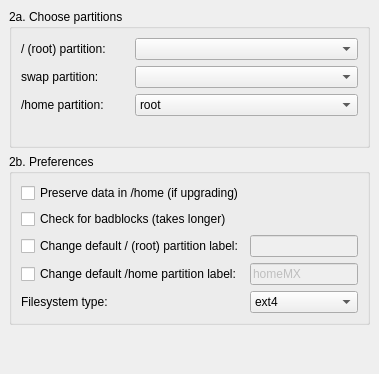
     <widget class="QWidget" name="Step_Partitions">
      <layout class="QGridLayout">
       <property name="leftMargin">
        <number>9</number>
       </property>
       <property name="topMargin">
        <number>9</number>
       </property>
       <property name="rightMargin">
        <number>9</number>
       </property>
       <property name="bottomMargin">
        <number>9</number>
       </property>
       <property name="spacing">
        <number>6</number>
       </property>
       <item row="2" column="0">
        <spacer>
         <property name="orientation">
          <enum>Qt::Vertical</enum>
         </property>
         <property name="sizeHint" stdset="0">
          <size>
           <width>20</width>
           <height>40</height>
          </size>
         </property>
        </spacer>
       </item>
       <item row="1" column="0">
        <widget class="QGroupBox" name="partsPreferencesBox">
         <property name="sizePolicy">
          <sizepolicy hsizetype="MinimumExpanding" vsizetype="Minimum">
           <horstretch>0</horstretch>
           <verstretch>0</verstretch>
          </sizepolicy>
         </property>
         <property name="title">
          <string>2b. Preferences</string>
         </property>
         <layout class="QGridLayout">
          <property name="leftMargin">
           <number>9</number>
          </property>
          <property name="topMargin">
           <number>9</number>
          </property>
          <property name="rightMargin">
           <number>9</number>
          </property>
          <property name="bottomMargin">
           <number>9</number>
          </property>
          <property name="spacing">
           <number>6</number>
          </property>
          <item row="0" column="0" colspan="2">
           <widget class="QCheckBox" name="saveHomeCheck">
            <property name="sizePolicy">
             <sizepolicy hsizetype="MinimumExpanding" vsizetype="Minimum">
              <horstretch>0</horstretch>
              <verstretch>0</verstretch>
             </sizepolicy>
            </property>
            <property name="text">
             <string>Preserve data in /home (if upgrading)</string>
            </property>
           </widget>
          </item>
          <item row="3" column="1">
           <widget class="QLineEdit" name="homeLabelEdit">
            <property name="enabled">
             <bool>false</bool>
            </property>
            <property name="text">
             <string notr="true">homeMX</string>
            </property>
            <property name="maxLength">
             <number>16</number>
            </property>
           </widget>
          </item>
          <item row="4" column="0">
           <widget class="QLabel" name="rootTypeLabel">
            <property name="sizePolicy">
             <sizepolicy hsizetype="MinimumExpanding" vsizetype="Minimum">
              <horstretch>0</horstretch>
              <verstretch>0</verstretch>
             </sizepolicy>
            </property>
            <property name="minimumSize">
             <size>
              <width>0</width>
              <height>0</height>
             </size>
            </property>
            <property name="font">
             <font/>
            </property>
            <property name="text">
             <string>Filesystem type:</string>
            </property>
            <property name="wordWrap">
             <bool>false</bool>
            </property>
           </widget>
          </item>
          <item row="2" column="1">
           <widget class="QLineEdit" name="rootLabelEdit">
            <property name="enabled">
             <bool>false</bool>
            </property>
            <property name="text">
             <string notr="true"/>
            </property>
            <property name="maxLength">
             <number>16</number>
            </property>
            <property name="placeholderText">
             <string/>
            </property>
           </widget>
          </item>
          <item row="2" column="0">
           <widget class="QCheckBox" name="rootLabelCheck">
            <property name="text">
             <string>Change default / (root) partition label:</string>
            </property>
           </widget>
          </item>
          <item row="4" column="1">
           <widget class="QComboBox" name="rootTypeCombo">
            <property name="sizePolicy">
             <sizepolicy hsizetype="MinimumExpanding" vsizetype="Minimum">
              <horstretch>0</horstretch>
              <verstretch>0</verstretch>
             </sizepolicy>
            </property>
            <item>
             <property name="text">
              <string>ext4</string>
             </property>
            </item>
            <item>
             <property name="text">
              <string>ext3</string>
             </property>
            </item>
            <item>
             <property name="text">
              <string>ext2</string>
             </property>
            </item>
            <item>
             <property name="text">
              <string>jfs</string>
             </property>
            </item>
            <item>
             <property name="text">
              <string>xfs</string>
             </property>
            </item>
            <item>
             <property name="text">
              <string>btrfs</string>
             </property>
            </item>
            <item>
             <property name="text">
              <string>reiserfs</string>
             </property>
            </item>
           </widget>
          </item>
          <item row="3" column="0">
           <widget class="QCheckBox" name="homeLabelCheck">
            <property name="enabled">
             <bool>true</bool>
            </property>
            <property name="text">
             <string>Change default /home partition label:</string>
            </property>
           </widget>
          </item>
          <item row="1" column="0" colspan="2">
           <widget class="QCheckBox" name="badblocksCheck">
            <property name="sizePolicy">
             <sizepolicy hsizetype="MinimumExpanding" vsizetype="Minimum">
              <horstretch>0</horstretch>
              <verstretch>0</verstretch>
             </sizepolicy>
            </property>
            <property name="minimumSize">
             <size>
              <width>0</width>
              <height>0</height>
             </size>
            </property>
            <property name="text">
             <string>Check for badblocks (takes longer)</string>
            </property>
            <property name="checked">
             <bool>false</bool>
            </property>
           </widget>
          </item>
         </layout>
        </widget>
       </item>
       <item row="0" column="0">
        <widget class="QGroupBox" name="rootBox">
         <property name="sizePolicy">
          <sizepolicy hsizetype="MinimumExpanding" vsizetype="Minimum">
           <horstretch>0</horstretch>
           <verstretch>0</verstretch>
          </sizepolicy>
         </property>
         <property name="title">
          <string>2a. Choose partitions</string>
         </property>
         <layout class="QGridLayout">
          <property name="leftMargin">
           <number>9</number>
          </property>
          <property name="topMargin">
           <number>9</number>
          </property>
          <property name="rightMargin">
           <number>9</number>
          </property>
          <property name="bottomMargin">
           <number>9</number>
          </property>
          <property name="spacing">
           <number>6</number>
          </property>
          <item row="0" column="0">
           <widget class="QLabel" name="rootLabel">
            <property name="sizePolicy">
             <sizepolicy hsizetype="MinimumExpanding" vsizetype="Minimum">
              <horstretch>0</horstretch>
              <verstretch>0</verstretch>
             </sizepolicy>
            </property>
            <property name="font">
             <font/>
            </property>
            <property name="text">
             <string>/ (root) partition:</string>
            </property>
            <property name="wordWrap">
             <bool>false</bool>
            </property>
           </widget>
          </item>
          <item row="1" column="0">
           <widget class="QLabel" name="swapLabel">
            <property name="sizePolicy">
             <sizepolicy hsizetype="MinimumExpanding" vsizetype="Minimum">
              <horstretch>0</horstretch>
              <verstretch>0</verstretch>
             </sizepolicy>
            </property>
            <property name="text">
             <string>swap partition:</string>
            </property>
            <property name="wordWrap">
             <bool>false</bool>
            </property>
           </widget>
          </item>
          <item row="2" column="0">
           <widget class="QLabel" name="homeLabel">
            <property name="sizePolicy">
             <sizepolicy hsizetype="MinimumExpanding" vsizetype="Minimum">
              <horstretch>0</horstretch>
              <verstretch>0</verstretch>
             </sizepolicy>
            </property>
            <property name="text">
             <string>/home partition:</string>
            </property>
            <property name="wordWrap">
             <bool>false</bool>
            </property>
           </widget>
          </item>
          <item row="0" column="1" colspan="2">
           <widget class="QComboBox" name="rootCombo">
            <property name="sizePolicy">
             <sizepolicy hsizetype="MinimumExpanding" vsizetype="Minimum">
              <horstretch>0</horstretch>
              <verstretch>0</verstretch>
             </sizepolicy>
            </property>
           </widget>
          </item>
          <item row="1" column="1" colspan="2">
           <widget class="QComboBox" name="swapCombo">
            <property name="sizePolicy">
             <sizepolicy hsizetype="MinimumExpanding" vsizetype="Minimum">
              <horstretch>0</horstretch>
              <verstretch>0</verstretch>
             </sizepolicy>
            </property>
           </widget>
          </item>
          <item row="3" column="0">
           <spacer name="horizontalSpacer_3">
            <property name="orientation">
             <enum>Qt::Horizontal</enum>
            </property>
            <property name="sizeHint" stdset="0">
             <size>
              <width>40</width>
              <height>20</height>
             </size>
            </property>
           </spacer>
          </item>
          <item row="3" column="2">
           <spacer name="horizontalSpacer_2">
            <property name="orientation">
             <enum>Qt::Horizontal</enum>
            </property>
            <property name="sizeHint" stdset="0">
             <size>
              <width>40</width>
              <height>20</height>
             </size>
            </property>
           </spacer>
          </item>
          <item row="2" column="1" colspan="2">
           <widget class="QComboBox" name="homeCombo">
            <property name="sizePolicy">
             <sizepolicy hsizetype="MinimumExpanding" vsizetype="Minimum">
              <horstretch>0</horstretch>
              <verstretch>0</verstretch>
             </sizepolicy>
            </property>
            <property name="insertPolicy">
             <enum>QComboBox::InsertAtBottom</enum>
            </property>
            <item>
             <property name="text">
              <string>root</string>
             </property>
            </item>
           </widget>
          </item>
          <item row="3" column="1">
           <spacer name="horizontalSpacer_4">
            <property name="orientation">
             <enum>Qt::Horizontal</enum>
            </property>
            <property name="sizeHint" stdset="0">
             <size>
              <width>40</width>
              <height>20</height>
             </size>
            </property>
           </spacer>
          </item>
         </layout>
        </widget>
       </item>
      </layout>
     </widget>
